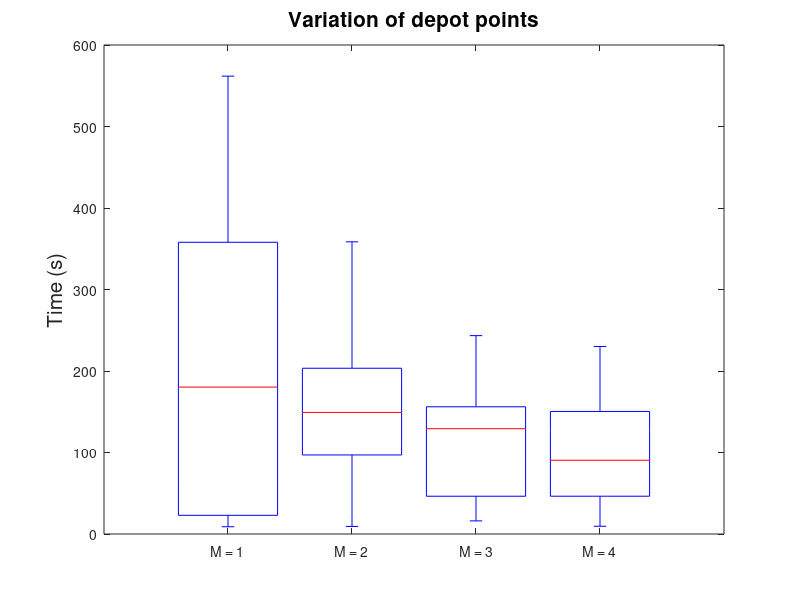

The MATLAB script that drew this image: (Note: this script raises an error after producing the figure.)


clc

nr_1 = [489.8;
9.0;
223.4;
108.1;
25.1;
475.9;
248.6;
561.8;
164.7;
386.0;
44.6;
9.1;
242.9;
195.8;
10.3;
8.9;
522.5;
16.4;
348.6;
139.9];


nr_2 = [123.5;
225.8;
322.4;
98.3;
158.3;
9.3;
28.9;
140.1;
37.7;
194.1;
358.5;
301.1;
195.9;
107.0;
163.8;
241.1;
190.8;
88.1;
93.1;
117.5];
meet_2_ = [1 1 1 0 1 0 0 1 1 1 1 1 1 0 0 1 1 1 1 0];

nr_3 = [100.4;
34.2;
133.3;
125.1;
144.0;
159.0;
46.9;
174.8;
34.3;
96.9;
204.1;
16.1;
44.7;
155.1;
243.4;
21.3;
151.2;
173.0;
149.5;
74.6;
];
meet_3_ = [1 0 2 1 3 2 1 3 0 2 3 0 1 3 3 0 3 2 2 2];

nr_4 = [9.5;
102.2;
62.2;
138.8;
154.2;
203.4;
78.8;
179.0;
9.8;
10.7;
144.9;
9.9;
136.9;
63.5 ;
40.3;
162.2;
149.1;
66.5;
48.4
230.1];
meet_4_ = [0 3 3 4 4 6 3 5 0 0 2 0 3 4 2 4 3 3 1 9];

% mean(nr_1)
% mean(nr_2)
% mean(nr_3)
% mean(nr_4)


figure(2)
x = [nr_1,nr_2,nr_3,nr_4];
boxplot(x,'Labels',{'M = 1','M = 2','M = 3','M = 4'})

title('Variation of depot points','FontSize',15)
% xlabel('Number of robots','FontSize',15)
ylabel('Time (s)','FontSize',15)
% grid on

mean([meet_2 meet_2_])
mean([meet_3 meet_3_])
mean([meet_4 meet_4_])

